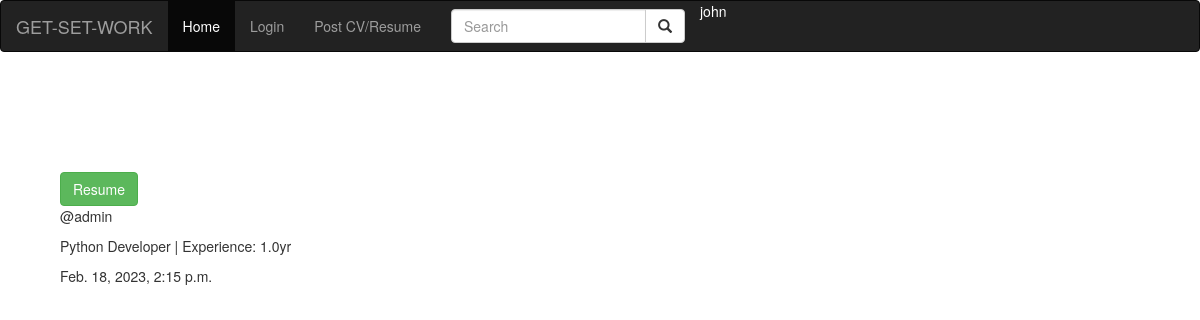
The app's page / (signed in), older data.
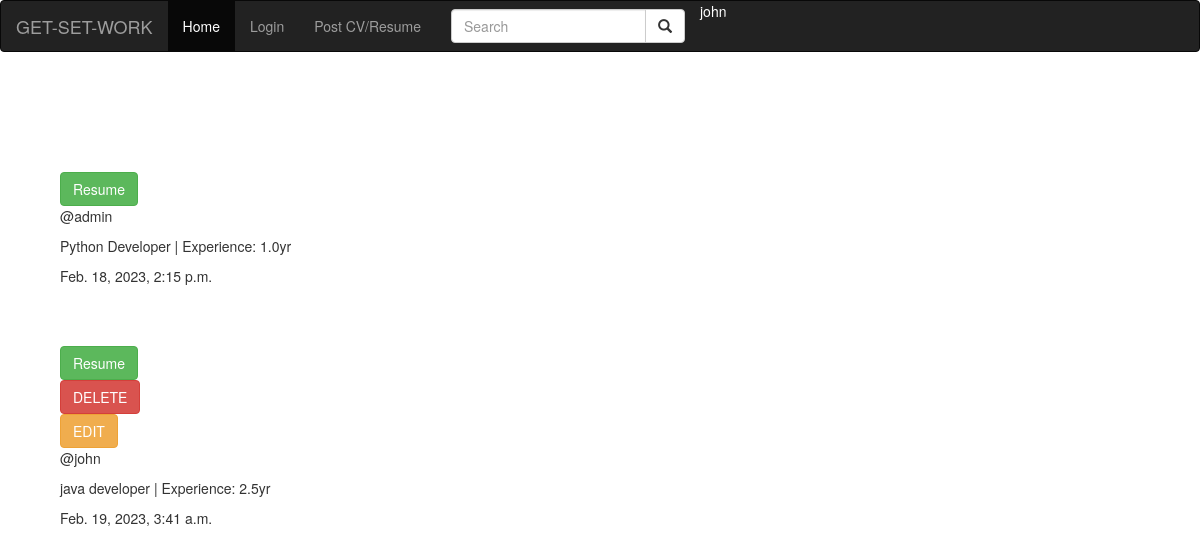
The same page, newer data.
### core/models.py (models this page shows, shortened)
class JobPost(models.Model):
	host = models.ForeignKey(User, on_delete=models.CASCADE)
	post = models.CharField(max_length=30)
	resume = models.FileField(upload_to='media/')
	upload = models.DateTimeField(auto_now_add=True)
	experience = models.DecimalField(max_digits=7, decimal_places=2)
	description = models.TextField()

### core/views.py (the view)
# urls.py: path('', views.index, name='home'),
@login_required(login_url='/login/')
def index(request):
	jobs = JobPost.objects.all()
	context = {'jobs': jobs}
	return render(request, 'core/index.html', context=context)

### core/templates/core/index.html (shortened to what this page needs)
{% extends 'core/base.html' %}
{% load static %}
{% block content %}
<br>
<br>
{% for job in jobs %}
    <div class="post-container" style="margin: 5% 5% 0 5%;">
        <div class="post-file">
            <a href="{{job.resume.url}}" target="_blank"><button type="submit" class="btn btn-success" value="{{post.id}}" name="post-id">
                Resume
            </button></a>
            {% if request.user == job.host %}
                <form method="post">
                    <button type="submit" class="btn btn-danger" value="{{post.id}}" name="post-id">
                        DELETE
                    </button>
                </form>
                <form method="post">
                    <button type="submit" class="btn btn-warning" value="{{post.id}}" name="post-id">
                        EDIT
                    </button>
                </form>
            {% endif %}
        </div>
        <div class="post-details">
            <p>@{{job.host}}</p>
            <p>{{job.post}} | Experience: {{job.experience | floatformat:1}}yr</p>
            <p>{{job.upload}}
        </div>
    </div>
{% endfor %}
<br>
<br>
{% endblock content %}

### core/templates/core/base.html (shortened to what this page needs)
{% load static %}
<!DOCTYPE html>
<html lang="en">
<head>
    <link rel="stylesheet" href="https://maxcdn.bootstrapcdn.com/bootstrap/3.4.1/css/bootstrap.min.css">
    <link rel="stylesheet" href="{% static 'style/base_style.css' %}">
</head>
<body>
    <div class="main-container">
        <nav class="navbar navbar-inverse">
            <div class="container-fluid">
            <div class="navbar-header">
                <a class="navbar-brand" href="{% url 'home' %}">GET-SET-WORK</a>
            </div>
              <ul class="nav navbar-nav">
                <li class="active"><a href="{% url 'home' %}">Home</a></li>
                <li><a href="/login">Login</a></li>
                <li><a href="/job-post">Post CV/Resume</a></li>
              </ul>
              <form class="navbar-form navbar-left" action="/action_page.php">
                <div class="input-group">
                  <input type="text" class="form-control" placeholder="Search" name="search">
                  <div class="input-group-btn">
                    <button class="btn btn-default" type="submit">
                      <i class="glyphicon glyphicon-search"></i>
                    </button>
                  </div>
                </div>
              </form>
              <div class="navbar-header">
                {% if request.user.is_authenticated %}
                    <p style="color: white;">{{ request.user }}</p>
                {% else %}
                    <p style="color: white;">LogIn</p>
                {% endif %}
                </div>
            </div>
          </nav>
        {% block content %}
        {% endblock content %}
    </div>
</body>
</html>

Row changes from the older to the newer data that the page shows:
added JobPost: host "john", post "java developer", experience "2.5", upload "Feb. 19, 2023, 3:41 a.m."
